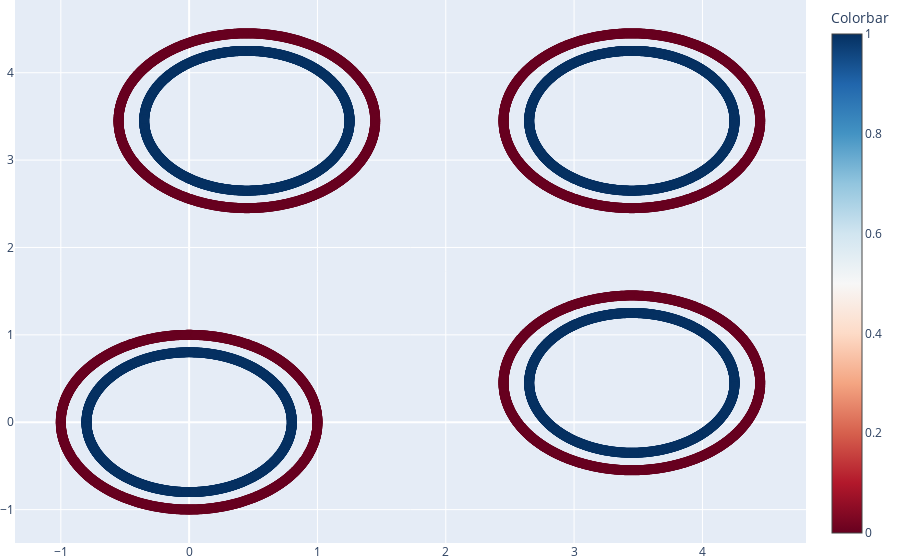

The cell this chart's notebook holds for it:
### Code cell
circles = Circles()
p = circles.plot_data()
p.show()

### Figure 1 — Plotly figure (JSON) as saved in the notebook; plotly's stock layout.template omitted (floating-point values rounded to 4 significant figures; data arrays with more than 128 entries replaced by an {"elided": "..."} marker saying what was removed)
{"data": [{"marker": {"color": {"elided": "8000 int values"}, "colorbar": {"title": {"text": "Colorbar"}}, "colorscale": [[0, "rgb(103,0,31)"], [0.1, "rgb(178,24,43)"], [0.2, "rgb(214,96,77)"], [0.3, "rgb(244,165,130)"], [0.4, "rgb(253,219,199)"], [0.5, "rgb(247,247,247)"], [0.6, "rgb(209,229,240)"], [0.7, "rgb(146,197,222)"], [0.8, "rgb(67,147,195)"], [0.9, "rgb(33,102,172)"], [1, "rgb(5,48,97)"]], "opacity": 1, "size": 10}, "mode": "markers", "type": "scatter", "x": {"elided": "8000 float values"}, "y": {"elided": "8000 float values"}}], "layout": {"margin": {"b": 0, "l": 0, "r": 0, "t": 0}}}
